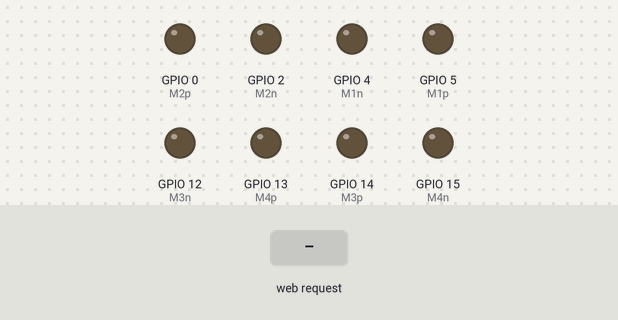
Bench run of a sketch on a simulated ESP8266 (NodeMCU). On the bench: output pins drawn as LEDs (lit = HIGH). The test bench sets the inputs (shaded band). What the sketch prints to the serial monitor is not drawn.

Above: at 1.2 s.
1.3 s: HTTP request GET /move?dir=F received
At 1.9 s:
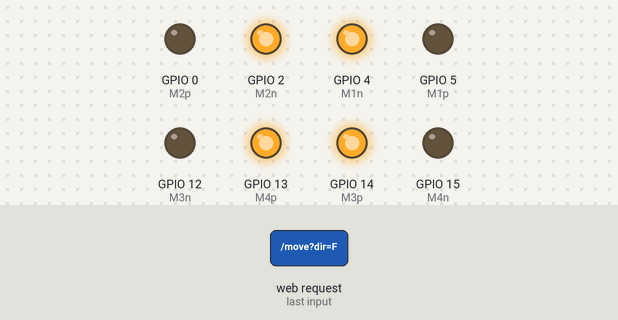
2.8 s: HTTP request GET /move?dir=B received
At 4.0 s:
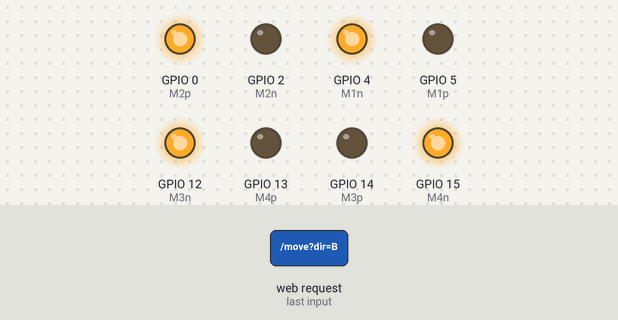
4.3 s: HTTP request GET /move?dir=L received
At 5.3 s:
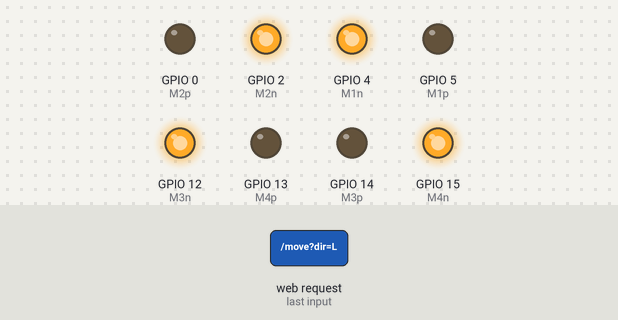
5.8 s: HTTP request GET /move?dir=S received
At 6.5 s:
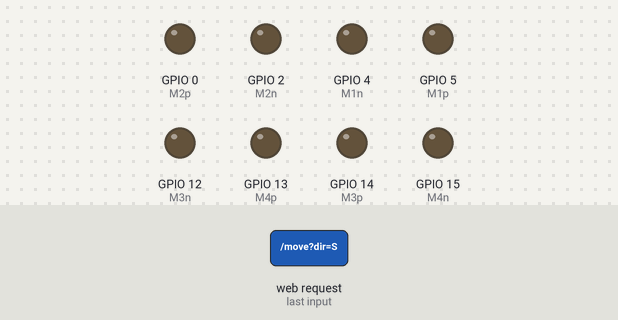
7.3 s: HTTP request GET /move?dir=B received
At 7.6 s:
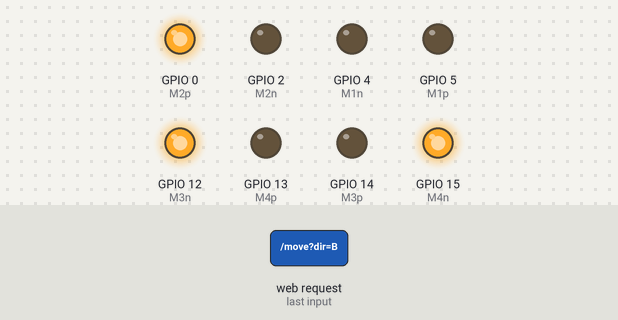
Timing chart, 0 to 9.8 s (numbered marks = the images above; inputs shaded):
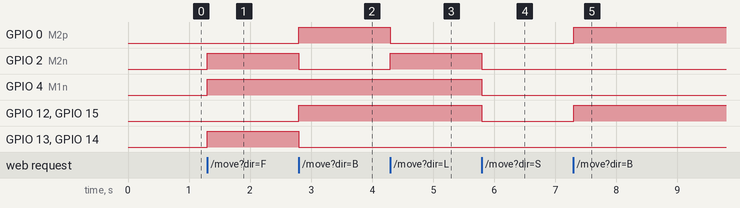

The sketch:

Program_V1.0.ino
```cpp
#include <ESP8266WiFi.h>
#include <WiFiClient.h>
#include <ESP8266WebServer.h>

#define M1p 5
#define M1n 4
#define M2p 0
#define M2n 2
#define M3p 14
#define M3n 12
#define M4p 13
#define M4n 15

const char *ssid = "iamJohnnySam-Car";
const char *password = "1234567890";
IPAddress ip(192, 168, 4, 1);
IPAddress netmask(255, 255, 255, 0);
const int port = 8080; // Port
ESP8266WebServer server(port);

int fSpeed = 800;
int tSpeed = 400;

void setup() {
  setupPins();
  Serial.begin(115200);
  setupWiFi();
  startWebServer();
  Serial.println("done");
}

void loop() {
  server.handleClient();
}
```

Control.ino
```cpp
void goBack(){
  analogWrite(M1p, fSpeed);
  analogWrite(M1p, 0);
  analogWrite(M2p, fSpeed);
  analogWrite(M2n, 0);
  analogWrite(M3p, 0);
  analogWrite(M3n, fSpeed);
  analogWrite(M4p, 0);
  analogWrite(M4n, fSpeed);
}

void goStraight(){
  analogWrite(M1p, 0);
  analogWrite(M1n, fSpeed);
  analogWrite(M2p, 0);
  analogWrite(M2n, fSpeed);
  analogWrite(M3p, fSpeed);
  analogWrite(M3n, 0);
  analogWrite(M4p, fSpeed);
  analogWrite(M4n, 0);
}

void goLeft() {
  analogWrite(M1p, 0);
  analogWrite(M1n, fSpeed);
  analogWrite(M2p, 0);
  analogWrite(M2n, fSpeed);
  analogWrite(M3p, 0);
  analogWrite(M3n, fSpeed);
  analogWrite(M4p, 0);
  analogWrite(M4n, fSpeed);
}

void goRight(){
  analogWrite(M1p, fSpeed);
  analogWrite(M1n, 0);
  analogWrite(M2p, fSpeed);
  analogWrite(M2n, 0);
  analogWrite(M3p, fSpeed);
  analogWrite(M3n, 0);
  analogWrite(M4p, fSpeed);
  analogWrite(M4n, 0);
}

void goStop(){
  analogWrite(M1p, 0);
  analogWrite(M1n, 0);
  analogWrite(M2p, 0);
  analogWrite(M2n, 0);
  analogWrite(M3p, 0);
  analogWrite(M3n, 0);
  analogWrite(M4p, 0);
  analogWrite(M4n, 0);
}
```

Setup.ino
```cpp
void setupPins (){
  pinMode(M1p, OUTPUT);
  pinMode(M1n, OUTPUT);
  pinMode(M2p, OUTPUT);
  pinMode(M2n, OUTPUT);
  pinMode(M3p, OUTPUT);
  pinMode(M3n, OUTPUT);
  pinMode(M4p, OUTPUT);
  pinMode(M4n, OUTPUT);
  digitalWrite (M1p, LOW);
  digitalWrite (M1n, LOW);
  digitalWrite (M2p, LOW);
  digitalWrite (M2n, LOW);
  digitalWrite (M3p, LOW);
  digitalWrite (M3n, LOW);
  digitalWrite (M4p, LOW);
  digitalWrite (M4n, LOW);
}

void setupWiFi() {
  WiFi.mode(WIFI_AP);
  WiFi.softAPConfig(ip, ip, netmask);
  WiFi.softAP(ssid, password);
}
```

WiFi.ino
```cpp
//https://github.com/lacour-vincent/wifi-car-esp8266/blob/master/wifi_car_esp8266_AP/wifi_car_esp8266_AP.ino

void startWebServer (){
  server.on("/move", HTTP_GET, handleMoveRequest);
  server.on("/action", HTTP_GET, handleActionRequest);
  server.onNotFound(handleNotFound);
  server.begin();
}

void handleMoveRequest() {
  if (!server.hasArg("dir")) {
    server.send(404, "text / plain", "Move: undefined");
    return;
  }
  String direction = server.arg("dir");
  if (direction.equals("F")) {
    goStraight();
    server.send(200, "text / plain", "Move: forward");
  }
  else if (direction.equals("B")) {
    goBack();
    server.send(200, "text / plain", "Move: backward");
  }
  else if (direction.equals("S")) {
    goStop();
    server.send(200, "text / plain", "Move: Stop");
  }
  else  if (direction.equals("L")) {
    goLeft();
    server.send(200, "text / plain", "Turn: Left");
  }
  else  if (direction.equals("R")) {
    goRight();
    server.send(200, "text / plain", "Turn: Right");
  }
  else {
    server.send(404, "text / plain", "Move: undefined");
  }
}


void handleActionRequest() {
  if (!server.hasArg("type")) {
    server.send(404, "text / plain", "Action: undefined");
    return;
  }
  String type = server.arg("type");
  if (type.equals("1")) {
    fSpeed = 500;
    server.send(200, "text / plain", "Action 1");
  }
  else if (type.equals("2")) {
    fSpeed = 600;
    server.send(200, "text / plain", "Action 2");
  }
  else if (type.equals("3")) {
    fSpeed = 700;
    server.send(200, "text / plain", "Action 3");
  }
  else if (type.equals("4")) {
    fSpeed = 800;
    server.send(200, "text / plain", "Action 4");
  }
  else if (type.equals("5")) {
    fSpeed = 900;
    server.send(200, "text / plain", "Action 5");
  }
  else if (type.equals("6")) {
    fSpeed = 1000;
    server.send(200, "text / plain", "Action 6");
  }
  else if (type.equals("7")) {
    // TODO : Action 7
    server.send(200, "text / plain", "Action 7");
  }
  else if (type.equals("8")) {
    // TODO : Action 8
    server.send(200, "text / plain", "Action 8");
  }
  else {
    server.send(404, "text / plain", "Action: undefined");
  }
}


void handleNotFound() {
  server.send(404, "text / plain", "404: Not found");
}
```

Measured:
- after the input at 1.3 s, GPIO 2 (M2n), GPIO 4 (M1n), GPIO 13 (M4p), GPIO 14 (M3p): LOW → HIGH at once
- after the input at 2.8 s, GPIO 0 (M2p), GPIO 12 (M3n), GPIO 15 (M4n): LOW → HIGH at once; GPIO 2 (M2n), GPIO 13 (M4p), GPIO 14 (M3p): HIGH → LOW at once
- after the input at 4.3 s, GPIO 0 (M2p): HIGH → LOW at once; GPIO 2 (M2n): LOW → HIGH at once
- after the input at 5.8 s, GPIO 2 (M2n), GPIO 4 (M1n), GPIO 12 (M3n), GPIO 15 (M4n): HIGH → LOW at once
- after the input at 7.3 s, GPIO 0 (M2p), GPIO 12 (M3n), GPIO 15 (M4n): LOW → HIGH at once
